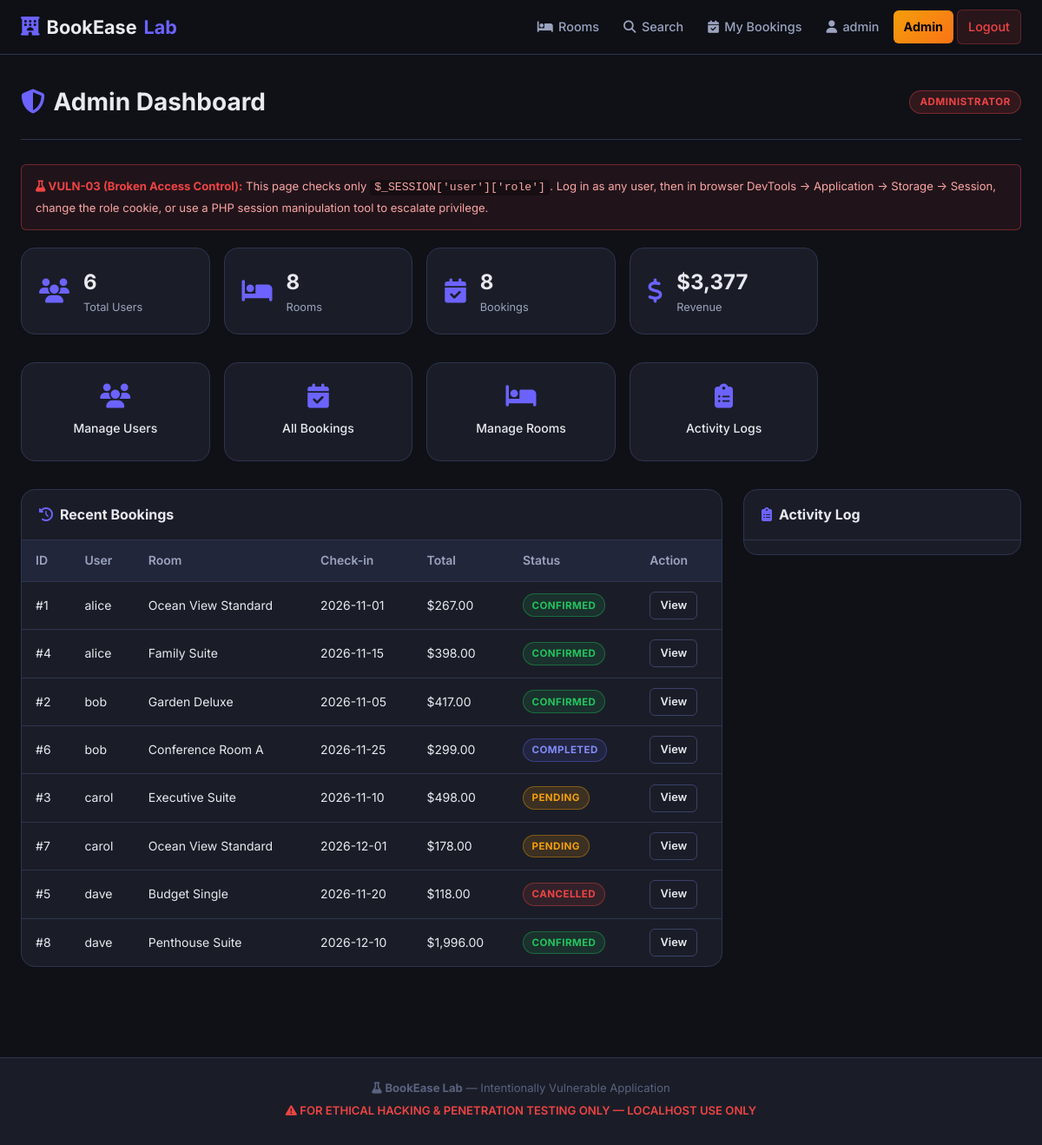
/admin/index.php (signed in), run on the app's committed database.
### tables this page shows
CREATE TABLE IF NOT EXISTS bookings (
    id            INT AUTO_INCREMENT PRIMARY KEY,
    user_id       INT NOT NULL,
    room_id       INT NOT NULL,
    check_in      DATE NOT NULL,
    check_out     DATE NOT NULL,
    guests        INT NOT NULL DEFAULT 1,
    total_price   DECIMAL(10,2) NOT NULL,         
    status        ENUM('pending','confirmed','cancelled','completed') NOT NULL DEFAULT 'pending',
    notes         TEXT DEFAULT NULL,               
    coupon_code   VARCHAR(30) DEFAULT NULL,
    discount_pct  INT DEFAULT 0,
    created_at    DATETIME DEFAULT CURRENT_TIMESTAMP,
    FOREIGN KEY (user_id) REFERENCES users(id),
    FOREIGN KEY (room_id) REFERENCES rooms(id)
);

CREATE TABLE IF NOT EXISTS users (
    id          INT AUTO_INCREMENT PRIMARY KEY,
    username    VARCHAR(80)  NOT NULL UNIQUE,
    email       VARCHAR(120) NOT NULL UNIQUE,
    password    VARCHAR(64)  NOT NULL,           
    full_name   VARCHAR(150) NOT NULL,
    phone       VARCHAR(20),
    role        ENUM('customer','staff','admin') NOT NULL DEFAULT 'customer',
    avatar      VARCHAR(255) DEFAULT NULL,        
    created_at  DATETIME DEFAULT CURRENT_TIMESTAMP,
    reset_token VARCHAR(64) DEFAULT NULL          
);

CREATE TABLE IF NOT EXISTS rooms (
    id           INT AUTO_INCREMENT PRIMARY KEY,
    name         VARCHAR(120) NOT NULL,
    type         ENUM('standard','deluxe','suite','conference') NOT NULL DEFAULT 'standard',
    description  TEXT,
    price_per_night DECIMAL(10,2) NOT NULL,
    capacity     INT NOT NULL DEFAULT 2,
    image        VARCHAR(255) DEFAULT 'default-room.jpg',
    status       ENUM('available','maintenance','inactive') NOT NULL DEFAULT 'available'
);

### admin/index.php (the view, shortened to what this page needs)
<?php
require_once '../includes/db.php';
$total_users    = mysqli_fetch_assoc(mysqli_query($conn, "SELECT COUNT(*) AS c FROM users"))['c'];
$total_rooms    = mysqli_fetch_assoc(mysqli_query($conn, "SELECT COUNT(*) AS c FROM rooms"))['c'];
$total_bookings = mysqli_fetch_assoc(mysqli_query($conn, "SELECT COUNT(*) AS c FROM bookings"))['c'];
$total_revenue  = mysqli_fetch_assoc(mysqli_query($conn, "SELECT COALESCE(SUM(total_price),0) AS t FROM bookings WHERE status IN ('confirmed','completed')"))['t'];
$recent = mysqli_query($conn, "SELECT b.*, r.name AS room_name, u.username
                                FROM bookings b
                                JOIN rooms r ON b.room_id=r.id
                                JOIN users u ON b.user_id=u.id
                                ORDER BY b.created_at DESC LIMIT 8");
require_once '../includes/header.php';
?>
<div class="container">
    <div class="page-header">
        <h1><i class="fa-solid fa-shield-halved"></i> Admin Dashboard</h1>
        <span class="role-badge role-admin">Administrator</span>
    </div>
    <div class="vuln-note mb-md">
        <strong><i class="fa-solid fa-flask"></i> VULN-03 (Broken Access Control):</strong>
        This page checks only <code>$_SESSION['user']['role']</code>. Log in as any user,
        then in browser DevTools &rarr; Application &rarr; Storage &rarr; Session, change the role cookie,
        or use a PHP session manipulation tool to escalate privilege.
    </div>
    <div class="stats-row">
        <div class="stat-widget"><i class="fa-solid fa-users"></i>
            <div class="stat-widget-body">
                <div class="stat-widget-num"><?= $total_users ?></div>
                <div class="stat-widget-label">Total Users</div>
            </div>
        </div>
        <div class="stat-widget"><i class="fa-solid fa-bed"></i>
            <div class="stat-widget-body">
                <div class="stat-widget-num"><?= $total_rooms ?></div>
                <div class="stat-widget-label">Rooms</div>
            </div>
        </div>
        <div class="stat-widget"><i class="fa-solid fa-calendar-check"></i>
            <div class="stat-widget-body">
                <div class="stat-widget-num"><?= $total_bookings ?></div>
                <div class="stat-widget-label">Bookings</div>
            </div>
        </div>
        <div class="stat-widget"><i class="fa-solid fa-dollar-sign"></i>
            <div class="stat-widget-body">
                <div class="stat-widget-num">$<?= number_format($total_revenue, 0) ?></div>
                <div class="stat-widget-label">Revenue</div>
            </div>
        </div>
    </div>
    <div class="admin-nav-grid">
        <a href="/vuln1/admin/users.php"    class="admin-nav-card"><i class="fa-solid fa-users"></i><span>Manage Users</span></a>
        <a href="/vuln1/admin/bookings.php" class="admin-nav-card"><i class="fa-solid fa-calendar-check"></i><span>All Bookings</span></a>
        <a href="/vuln1/admin/rooms.php"    class="admin-nav-card"><i class="fa-solid fa-bed"></i><span>Manage Rooms</span></a>
        <a href="/vuln1/admin/logs.php"     class="admin-nav-card"><i class="fa-solid fa-clipboard-list"></i><span>Activity Logs</span></a>
    </div>
    <div class="dashboard-grid">
        <div class="dashboard-main">
            <div class="card">
                <div class="card-header"><h3><i class="fa-solid fa-clock-rotate-left"></i> Recent Bookings</h3></div>
                <div class="table-wrap">
                <table class="data-table">
                    <thead><tr><th>ID</th><th>User</th><th>Room</th><th>Check-in</th><th>Total</th><th>Status</th><th>Action</th></tr></thead>
                    <tbody>
                    <?php while ($b = mysqli_fetch_assoc($recent)): ?>
                    <tr>
                        <td>#<?= $b['id'] ?></td>
                        <td><?= htmlspecialchars($b['username']) ?></td>
                        <td><?= htmlspecialchars($b['room_name']) ?></td>
                        <td><?= $b['check_in'] ?></td>
                        <td>$<?= number_format($b['total_price'],2) ?></td>
                        <td><span class="status-badge status-<?= $b['status'] ?>"><?= ucfirst($b['status']) ?></span></td>
                        <td>
                            <a href="/vuln1/invoice.php?id=<?= $b['id'] ?>" class="btn btn-sm btn-outline">View</a>
                        </td>
                    </tr>
                    <?php endwhile; ?>
                    </tbody>
                </table>
                </div>
            </div>
        </div>
        <div class="dashboard-side">
            <div class="card">
                <div class="card-header"><h3><i class="fa-solid fa-clipboard-list"></i> Activity Log</h3></div>
                <ul class="activity-list">
                </ul>
            </div>
        </div>
    </div>
</div>
<?php require_once '../includes/footer.php'; ?>

### data on the page
bookings: id "1", user.username "alice", room.name "Ocean View Standard", check_in "2026-11-01", total_price "267.00", status "CONFIRMED"
bookings: id "4", user.username "alice", room.name "Family Suite", check_in "2026-11-15", total_price "398.00", status "CONFIRMED"
bookings: id "2", user.username "bob", room.name "Garden Deluxe", check_in "2026-11-05", total_price "417.00", status "CONFIRMED"
bookings: id "6", user.username "bob", room.name "Conference Room A", check_in "2026-11-25", total_price "299.00", status "COMPLETED"
bookings: id "3", user.username "carol", room.name "Executive Suite", check_in "2026-11-10", total_price "498.00", status "PENDING"
bookings: id "7", user.username "carol", room.name "Ocean View Standard", check_in "2026-12-01", total_price "178.00", status "PENDING"
bookings: id "5", user.username "dave", room.name "Budget Single", check_in "2026-11-20", total_price "118.00", status "CANCELLED"
bookings: id "8", user.username "dave", room.name "Penthouse Suite", check_in "2026-12-10", total_price "1,996.00", status "CONFIRMED"

### other printed values
$user['username'] "admin"
$total_users "6"
$total_rooms "8"
$total_bookings "8"
$total_revenue "3,377"
